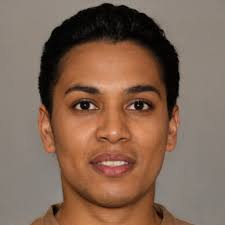
#> input picture swap1.jpg, 225 x 225 px, given in place of the camera
$ jupyter execute --allow-errors myface_detection_sendmail_whatsApp_TextMessage_Call_using_LBPH.ipynb   (text cells are left out)
#> lines starting #> are read from the running program, lines starting #| are printed output that depends on the picture; after the words box and inside, x2 and y2 are one past the last pixel; in counts of white or black regions, pixels touching at a corner belong together
[cell 1]
import cv2
import numpy as np

# Load HAAR face classifier
face_classifier = cv2.CascadeClassifier('haarcascade_frontalface_default.xml')

# Load functions
def face_extractor(img):
    # Function detects faces and returns the cropped face
    # If no face detected, it returns the input image

    gray = cv2.cvtColor(img,cv2.COLOR_BGR2GRAY)
    faces = face_classifier.detectMultiScale(gray, 1.3, 5)

    if faces is ():
        return None

    # Crop all faces found
    for (x,y,w,h) in faces:
        cropped_face = img[y:y+h, x:x+w]

    return cropped_face

# Initialize Webcam
cap = cv2.VideoCapture(0)
count = 0

# Collect 100 samples of your face from webcam input
while True:

    ret, frame = cap.read()
#> frame is the input picture: shape (225, 225, 3); mean B, G, R 85.9, 103, 130.7
    if face_extractor(frame) is not None:
#> in face_extractor, `gray = cv2.cvtColor(img,cv2.COLOR_BGR2GRAY)`:
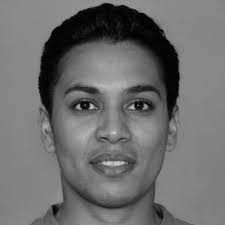
#> gray: shape (225, 225); min 0, max 204, mean 109.4
#> in face_extractor, `faces = face_classifier.detectMultiScale(gray, 1.3, 5)`: faces = [[41, 51, 144, 144]]
#> the loop in face_extractor, `for (x,y,w,h) in faces:` made 1 pass
#> pass 1, in face_extractor, `cropped_face = img[y:y+h, x:x+w]`:
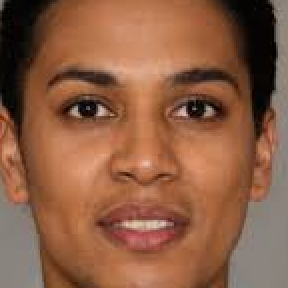
#> cropped_face: shape (144, 144, 3) (shown 2 times larger); mean B, G, R 68.2, 94, 141
        count += 1
#> count = 1
        face = cv2.resize(face_extractor(frame), (200, 200))
#> the loop in face_extractor (call 2), `for (x,y,w,h) in faces:` made 1 pass
        face = cv2.cvtColor(face, cv2.COLOR_BGR2GRAY)
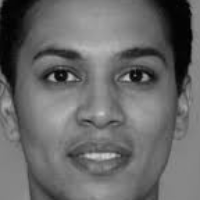
#> face: shape (200, 200); min 0, max 202, mean 105

        # Save file in specified directory with unique name
        file_name_path = './faces/user/' + str(count) + '.jpg'
#> file_name_path = './faces/user/1.jpg'
        cv2.imwrite(file_name_path, face)

        # Put count on images and display live count
        cv2.putText(face, str(count), (50, 50), cv2.FONT_HERSHEY_COMPLEX, 1, (0,255,0), 2)
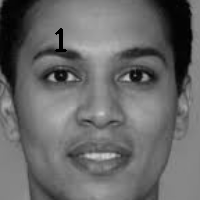
#> face: shape (200, 200); 0.31% of pixels changed, all inside (x1, y1, x2, y2) = (55, 28, 67, 52)
        cv2.imshow('Face Cropper', face)

    else:
        print("Face not found")
        pass

    if cv2.waitKey(1) == 13 or count == 100: #13 is the Enter Key
#> (key Esc is pressed here)
        break

cap.release()
cv2.destroyAllWindows()
print("Collecting Samples Complete")

[cell 2]
cap.release()

[cell 3]
import cv2
import numpy as np
from os import listdir
from os.path import isfile, join

# Get the training data we previously made
data_path = './faces/user/'
#> (the rest of this cell did not finish here and is left out)

[cell 4]
# this is for sending mail
def sendmail():
    import smtplib
    import os
    email = "npkhandare1122@gmail.com"
    password="password"
    # server name for gmail and port no
    server = smtplib.SMTP("smtp.gmail.com", 587)
    # for security we use transfer layer security
    server.starttls()

    server.login(email , password)
    server.sendmail(email, "abc@gmail.com", "Hi Vaibhav!  We know you, Welome to python programming")

[cell 5]
# To send whats app messaage using account of twilio it provides all the below
def sendwhats():
    from twilio.rest import Client
    sid = ("<sid_of_twilio>")
    token = ( "<token_of_twilio>")
    client = Client(sid , token)
    my_number = ( "whatsapp:<your-number>")
    twilio_number = ("whatsapp:<twilio_number>")
    client.messages.create(body=" This is CONFIRMED! : Hi Vaibhav ! We know you, Welome to python programming ", from_=twilio_number,to=my_number)

[cell 6]
def sendText():
    from twilio.rest import Client
    sid = ("<sid_of_twilio>")
    token = ( "<token_of_twilio>")
    client = Client(sid , token)
    my_number = ( "<your-number>")
    twilio_number = ("<twilio_number>")
    client.messages.create(body="This is CONFIRMED! : Hi Vaibhav!  We know you, Welome to python programming" ,from_= twilio_number,to=my_number)

[cell 7]
def phonecall():
    from twilio.rest import Client
    sid = ("<sid_of_twilio>")
    token = ( "<token_of_twilio>")
    client = Client(sid , token)
    my_number = ( "<your_number>")
    twilio_number = ("<<no_of_twilio>")
    client.calls.create(to = my_number, from_= twilio_number, url="http://static.fullstackpython.com/phone-calls-python.xml", method= "GET")

[cell 8]
import cv2
import numpy as np
import os


face_classifier = cv2.CascadeClassifier('haarcascade_frontalface_default.xml')

def face_detector(img, size=0.5):

    # Convert image to grayscale
#> called with size = 0.5
    gray = cv2.cvtColor(img,cv2.COLOR_BGR2GRAY)
    faces = face_classifier.detectMultiScale(gray, 1.3, 5)
#> faces = [[41, 51, 144, 144]]
    if faces is ():
        return img, []


    for (x,y,w,h) in faces:
        cv2.rectangle(img,(x,y),(x+w,y+h),(0,255,255),2)
        roi = img[y:y+h, x:x+w]
        roi = cv2.resize(roi, (200, 200))
#> this loop made 1 pass
#> pass 1, in face_detector, `roi = img[y:y+h, x:x+w]`:
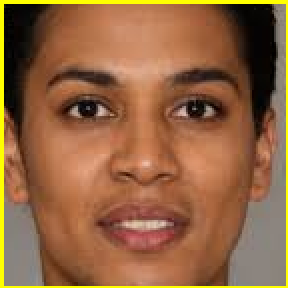
#> roi: shape (144, 144, 3) (shown 2 times larger); mean B, G, R 65.3, 100.9, 146.8
#> pass 1, in face_detector, `roi = cv2.resize(roi, (200, 200))`:
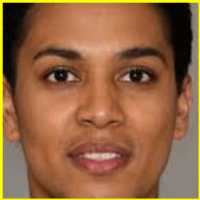
#> roi: shape (200, 200, 3); mean B, G, R 65.2, 100.7, 146.6
#> after the loop:
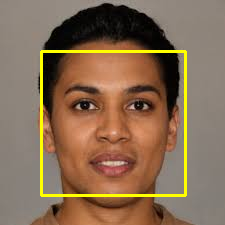
#> img: shape (225, 225, 3); 3.41% of pixels changed, all inside (x1, y1, x2, y2) = (40, 50, 187, 197)
    return img, roi


# Open Webcam
cap = cv2.VideoCapture(0)

while True:

    ret, frame = cap.read()

    image, face = face_detector(frame)

    try:
        face = cv2.cvtColor(face, cv2.COLOR_BGR2GRAY)
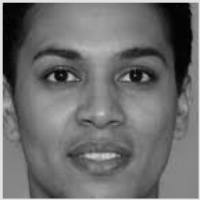
#> face: shape (200, 200); min 0, max 226, mean 110.4

        # Pass face to prediction model
        # "results" comprises of a tuple containing the label and the confidence value
        results = vaibhav_model.predict(face)
        # harry_model.predict(face)

        if results[1] < 500:
            confidence = int( 100 * (1 - (results[1])/400) )
            display_string = str(confidence) + '% Confident it is User'

        cv2.putText(image, display_string, (100, 120), cv2.FONT_HERSHEY_COMPLEX, 1, (255,120,150), 2)

        if confidence > 90:
            cv2.putText(image, "Hey Vaibhav", (250, 450), cv2.FONT_HERSHEY_COMPLEX, 1, (0,255,0), 2)
            cv2.imshow('Face Recognition', image )
            sendmail()
            sendwhats()
            sendText()
            phonecall()
            os.system("start chrome https://www.youtube.com/watch?v=HwPSbEZXtd4")

            break

        else:

            cv2.putText(image, "I dont know, how r u", (250, 450), cv2.FONT_HERSHEY_COMPLEX, 1, (0,0,255), 2)
            cv2.imshow('Face Recognition', image )

    except:
        cv2.putText(image, "No Face Found", (220, 120) , cv2.FONT_HERSHEY_COMPLEX, 1, (0,0,255), 2)
#> image: shape (225, 225, 3); 0.08% of pixels changed, all inside (x1, y1, x2, y2) = (221, 98, 225, 122)
        cv2.putText(image, "looking for face", (250, 450), cv2.FONT_HERSHEY_COMPLEX, 1, (0,0,255), 2)
        cv2.imshow('Face Recognition', image )
        pass

    if cv2.waitKey(1) == 13: #13 is the Enter Key
#> (key Esc is pressed here)
        break

cap.release()
cv2.destroyAllWindows()

$ run again, on swap2.jpg
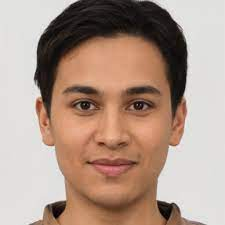
#> input picture swap2.jpg, 225 x 225 px, given in place of the camera
#> frame is the input picture: shape (225, 225, 3); mean B, G, R 137.6, 151.2, 175.5
#> in face_extractor, `faces = face_classifier.detectMultiScale(gray, 1.3, 5)`: faces = [[33, 41, 161, 161]]
#> the loop in face_extractor, `for (x,y,w,h) in faces:` made 1 pass
#> count = 1
#> the loop in face_extractor (call 2), `for (x,y,w,h) in faces:` made 1 pass
#> file_name_path = './faces/user/1.jpg'
#> `cv2.putText(face, str(count), (50, 50), cv2.FONT_HERSHEY_COMPLEX, 1, (..`:
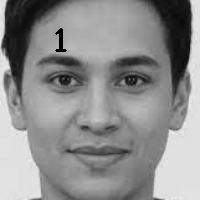
#> face: shape (200, 200); min 0, max 237, mean 141.7
#> in face_detector, `faces = face_classifier.detectMultiScale(gray, 1.3, 5)`: faces = [[33, 41, 161, 161]]
#> the loop in face_detector, `for (x,y,w,h) in faces:` made 1 pass
#> after the loop in face_detector, `for (x,y,w,h) in faces:`:
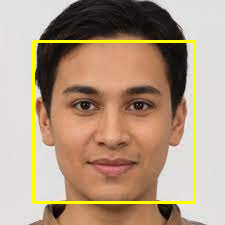
#> img: shape (225, 225, 3); 3.81% of pixels changed, all inside (x1, y1, x2, y2) = (32, 40, 196, 204)
#> image: shape (225, 225, 3); 0.08% of pixels changed, all inside (x1, y1, x2, y2) = (221, 98, 225, 122)
